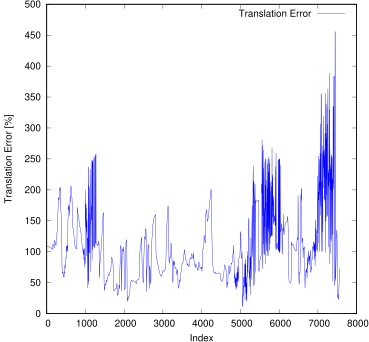

The script that saved this image:
set term postscript eps enhanced color
set output "04_ti.eps"
set size ratio 1
set yrange [0:*]
set xlabel "Index"
set ylabel "Translation Error [%]"
plot "04_ti.txt" using 1:($2*100) title 'Translation Error' lc rgb "#0000FF" pt 2 w lines
